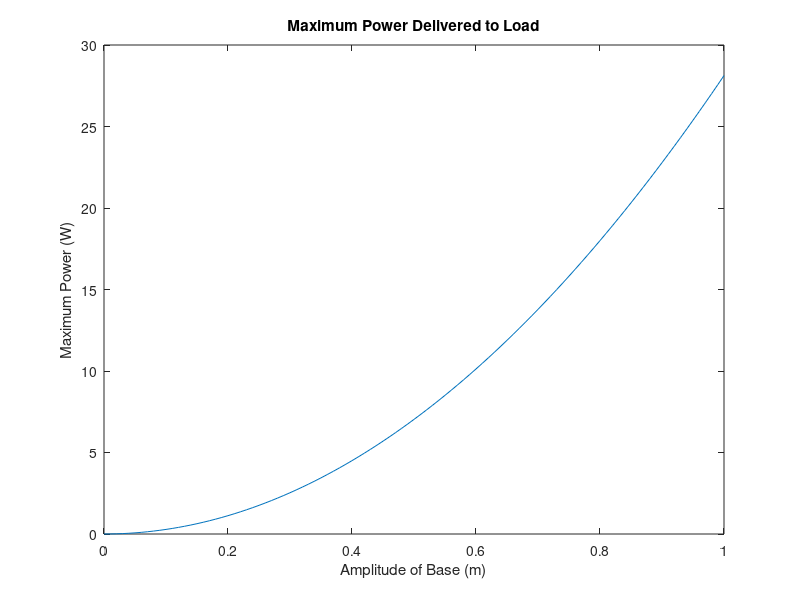

MATLAB code to generate this figure:
clc
clear all

Y = 0:0.01:1;
m = 1;
K = 0.1;
wn = 10;
E = 0.5;
Rint = 0.5;
Rload = 5;

P = (m*wn^3*Y.^2)*(1-Rint/Rload)/16*E;
plot(Y,P);
title("Maximum Power Delivered to Load");
xlabel("Amplitude of Base (m)");
ylabel("Maximum Power (W)");
